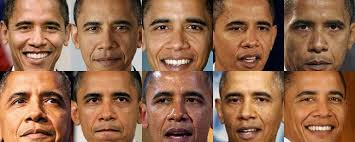
#> input picture opencv/resources/face2.jpeg, 355 x 142 px
$ python face_detection.py   (Python 2 division)
#> lines starting #> are read from the running program, lines starting #| are printed output that depends on the picture
__author__ = 'ssatpati'

import cv2
import numpy as np

OPENCV_HOME = "/Users/ssatpati/anaconda/pkgs/opencv3-3.1.0-py27_0/share/OpenCV/haarcascades/"

face_cascade = cv2.CascadeClassifier('{0}/haarcascade_frontalface_default.xml'.format(OPENCV_HOME))
eye_cascade = cv2.CascadeClassifier('{0}/haarcascade_eye.xml'.format(OPENCV_HOME))

img = cv2.imread('resources/face2.jpeg')
#> img is the input picture: shape (142, 355, 3); mean B, G, R 77.4, 105.1, 149.2
gray = cv2.cvtColor(img, cv2.COLOR_BGR2GRAY)
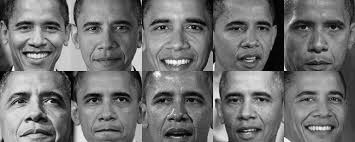
#> gray: shape (142, 355); min 0, max 253, mean 115.1

print "Gray\n: {0}".format(gray)
#> (printed output is left out)

faces = face_cascade.detectMultiScale(gray, 1.3, 4)
#> faces = [[6, 4, 65, 65], [148, 4, 62, 62], [218, 4, 64, 64], [74, 4, 64, 64], [287, 4, 66, 66], [75, 74, 64, 64], [216, 74, 63, 63], [291, 77, 59, 59], [4, 74, 65, 65], [146, 74, 66, 66]]

print "Faces\n: {0}".format(faces)
#| Faces
#| : [[  6   4  65  65]
#|  [148   4  62  62]
#|  [218   4  64  64]
#|  [ 74   4  64  64]
#|  [287   4  66  66]
#|  [ 75  74  64  64]
#|  [216  74  63  63]
#|  [291  77  59  59]
#|  [  4  74  65  65]
#|  [146  74  66  66]]
print "\n### Number of Faces: {0}\n".format(np.shape(faces)[0])
#| ### Number of Faces: 10

for (x,y,w,h) in faces:
    cv2.rectangle(img,(x,y),(x+w,y+h),(255,0,0),2)
    roi_gray = gray[y:y+h, x:x+w]
    roi_color = img[y:y+h, x:x+w]
    eyes = eye_cascade.detectMultiScale(roi_gray)
    for (ex,ey,ew,eh) in eyes:
        cv2.rectangle(roi_color,(ex,ey),(ex+ew,ey+eh),(0,255,0),2)
#> this loop made 10 passes
#> (x, y, w, h, eyes) on passes 1 to 10: (6, 4, 65, 65, [[8, 12, 21, 21], [34, 12, 21, 21]]), (148, 4, 62, 62, [[2, 11, 24, 24], [33, 10, 24, 24]]), (218, 4, 64, 64, [[32, 12, 21, 21], [8, 13, 22, 22]]), (74, 4, 64, 64, [[6, 11, 25, 25], [34, 11, 23, 23]]), (287, 4, 66, 66, [[5, 12, 23, 23], [34, 11, 24, 24]]), (75, 74, 64, 64, [[6, 13, 24, 24], [34, 13, 23, 23]]), (216, 74, 63, 63, [[7, 14, 23, 23]]), (291, 77, 59, 59, [[32, 11, 22, 22], [4, 9, 26, 26]]), (4, 74, 65, 65, [[4, 16, 22, 22], [3, 10, 30, 30]]), (146, 74, 66, 66, [[35, 14, 22, 22]])
#> pass 1, `roi_gray = gray[y:y+h, x:x+w]`:
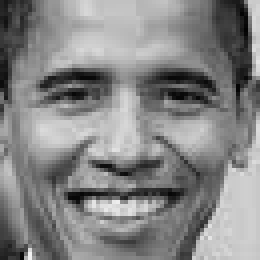
#> roi_gray: shape (65, 65) (shown 4 times larger); min 2, max 242, mean 133.2
#> pass 1, `roi_color = img[y:y+h, x:x+w]`:
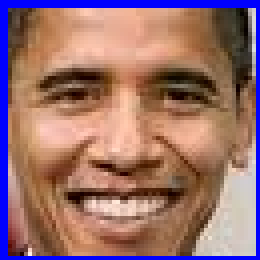
#> roi_color: shape (65, 65, 3) (shown 4 times larger); mean B, G, R 111.1, 112.1, 152.3
#> pass 2, `roi_color = img[y:y+h, x:x+w]`:
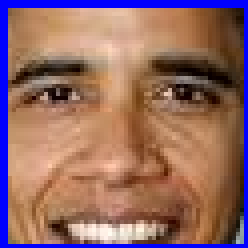
#> roi_color: shape (62, 62, 3) (shown 4 times larger); mean B, G, R 101.9, 105.5, 145.7
#> after the loop:
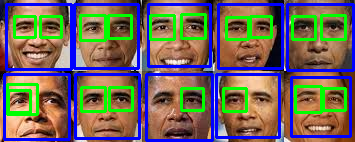
#> img: shape (142, 355, 3); mean B, G, R 95.1, 102, 110.9
#> after the loop:
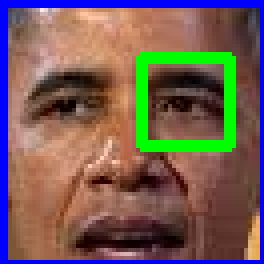
#> roi_color: shape (66, 66, 3) (shown 4 times larger); mean B, G, R 86.8, 93.2, 115.7
#> after the loop:
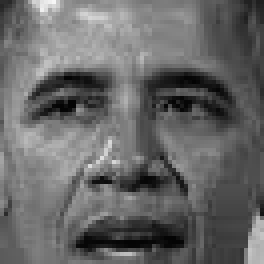
#> roi_gray: shape (66, 66) (shown 4 times larger); min 3, max 246, mean 103

cv2.imshow('img',img)
cv2.waitKey(0)
cv2.destroyAllWindows()

$ run again, with opencv/resources/face1.jpg copied over opencv/resources/face2.jpeg
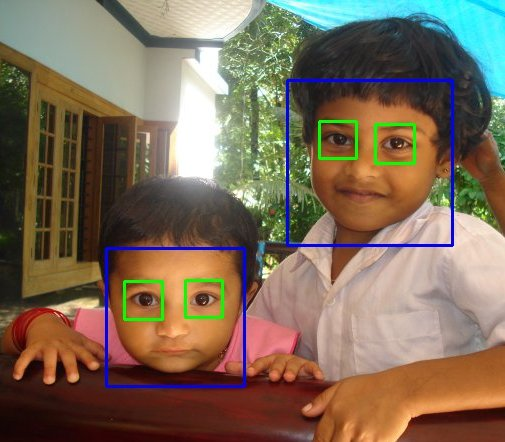
#> input picture opencv/resources/face1.jpg, 505 x 442 px
#> img is the input picture: shape (442, 505, 3); mean B, G, R 87.8, 107.3, 125.1
#> `gray = cv2.cvtColor(img, cv2.COLOR_BGR2GRAY)`:
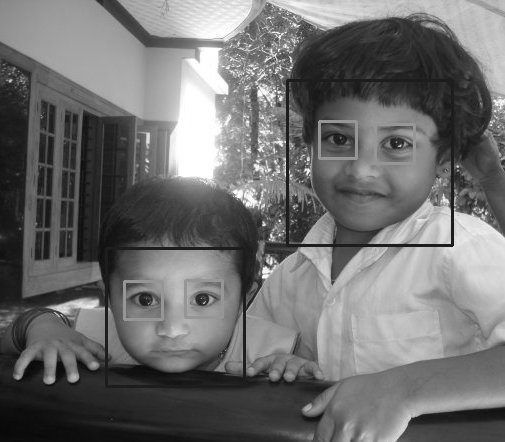
#> gray: shape (442, 505); min 7, max 255, mean 110.4
#> (printed output is left out)
#> faces = [[110, 254, 127, 127], [285, 78, 164, 164]]
#| Faces
#| : [[110 254 127 127]
#|  [285  78 164 164]]
#| ### Number of Faces: 2
#> the loop `for (x,y,w,h) in faces:` made 2 passes
#> (x, y, w, h, eyes) on passes 1 to 2: (110, 254, 127, 127, [[13, 25, 40, 40], [72, 25, 40, 40]]), (285, 78, 164, 164, [[33, 41, 39, 39], [91, 47, 39, 39]])
#> after the loop `for (x,y,w,h) in faces:`:
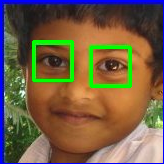
#> roi_color: shape (164, 164, 3); mean B, G, R 68, 94.9, 114.4
